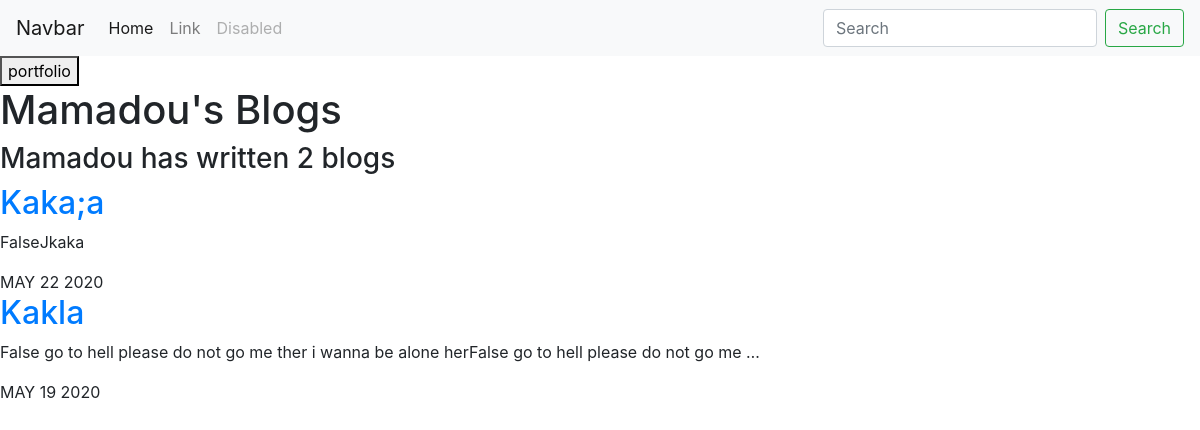
Screenshot of /blog/ with the database file from the repository.
### My_Blogs/models.py (models this page shows, shortened)
class Blog(models.Model):
    title= models.CharField(max_length=100)
    description = models.TextField(max_length= 200, default=False)
    date = models.DateField(blank=True, null=True)

### My_Blogs/views.py (the view)
# urls.py: path('blog/', views.blog, name='blog'),
def blog(request):
    obj = Blog.objects.order_by('-date') #[:5] That means we don't limit
    context = {
        'blogs_items':obj
    }
    return render(request, 'blog.html', context)

### My_Blogs/templates/blog.html
{% extends 'My_Portfolio/templates/base.html' %} {% block content %}
<main>
    <a href="{% url 'My_Portfolio:home' %}"><button>portfolio</button></a>
    <h1>Mamadou's Blogs</h1>
    <h3>Mamadou has written {{blogs_items.count}} blog{{ blogs_items.count|pluralize}}</h3>
    {% for i in blogs_items%}
    <a href="{% url 'My_Blogs:detail'  i.id %}">
        <h2>{{i.title}}</h2>
    </a>
    <p>{{i.description|striptags|truncatechars:100 }}</p>
    <span>{{i.date|date:'M d Y'|upper}}</span> {% endfor%}
</main>
{% endblock %}

### rows the page displays
Blog: title "Kaka;a", description "FalseJkaka", date "MAY 22 2020"
Blog: title "Kakla", description "False go to hell please do not go me ther i wanna be alone herFalse go to hell please do not go me …", date "MAY 19 2020"

### other values shown
{{ blogs_items.count }} "2"
